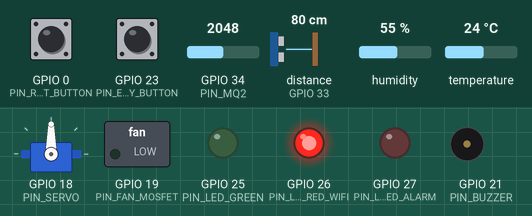
This sketch was run on a simulated ESP32. On the bench: servo, switched loads named in the sketch (green lamp = pin HIGH), output pins drawn as LEDs (lit = HIGH), buzzer (waves = sounding). Wiring (inferred from the names in the program): ultrasonic range finder: trigger GPIO 32; echo GPIO 33. The inputs (shaded band) are chosen by the test bench; at power-on: GPIO 23 (PIN_EMERGENCY_BUTTON) HIGH, GPIO 0 (PIN_RESET_BUTTON) HIGH, GPIO 34 (PIN_MQ2) = 2048, temperature 24 °C, distance to the obstacle (sensor on GPIO 33) 80 cm, humidity 55 %. The echo pulse lasts 58.3 µs per cm; WiFi joins after 1.5 s; servers stay silent unless stated; uploads are accepted with an empty reply; pins used as bus, display or sensor lines are not drawn; what the sketch prints to the serial monitor is not drawn.

Above: at 2.7 s.
2.8 s: GPIO 23 (PIN_EMERGENCY_BUTTON) pulled LOW for 0.15 s
At 4.2 s:
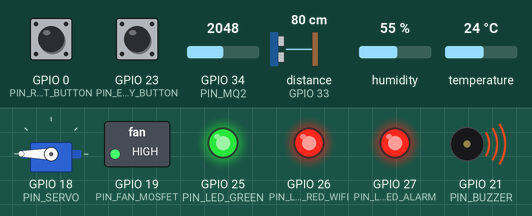
10.4 s: GPIO 0 (PIN_RESET_BUTTON) pulled LOW for 1 s
At 12.4 s:
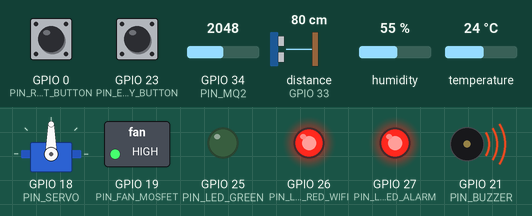
13.9 s: GPIO 34 (PIN_MQ2) set to 1537
16.4 s: GPIO 34 (PIN_MQ2) set to 1463
At 18.6 s:
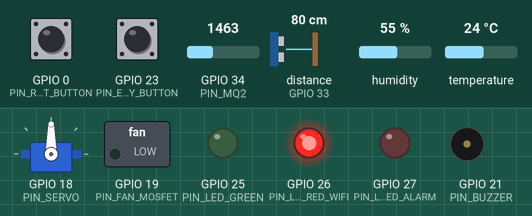
19.8 s: temperature set to 30 °C
22.5 s: temperature set to 33 °C
At 24.9 s:
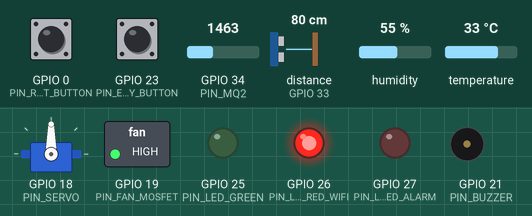
Timing chart, 0 to 26.4 s (numbered marks = the images above; inputs shaded):
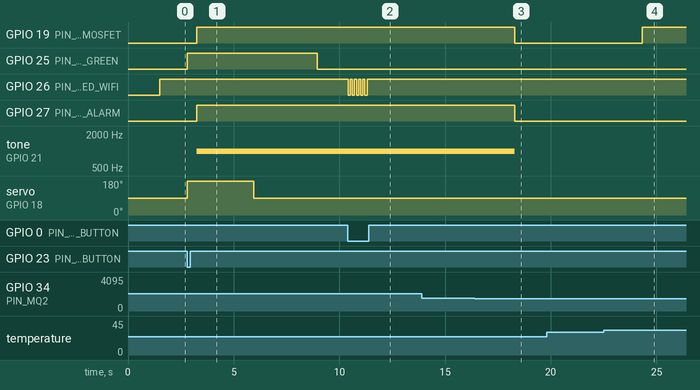

Measured:
- the behaviour switches between 1501 and 1500 on GPIO 34 (PIN_MQ2) (found by bisection; images 2 and 3)
- the behaviour switches between 31 and 32 °C on temperature (found by bisection; images 3 and 4)
- after the input at 2.8 s, GPIO 25 (PIN_LED_GREEN): LOW → HIGH at once, → LOW 6.2 s later; servo on GPIO 18 (PIN_SERVO): 90° → 180° at once, → 90° 3.1 s later
- after the input at 10.4 s, GPIO 26 (PIN_LED_RED_WIFI): alternates HIGH for 0.10 s and LOW for 0.10 s, 10 changes in all, then stays HIGH, starting at once
- after the input at 13.9 s, every drawn part: stays the same
- after the input at 16.4 s, GPIO 19 (PIN_FAN_MOSFET), GPIO 27 (PIN_LED_RED_ALARM): HIGH → LOW after 1.9 s; tone on GPIO 21 (PIN_BUZZER): 1000 Hz → silent after 1.9 s
- after the input at 19.8 s, every drawn part: stays the same
- after the input at 22.5 s, GPIO 19 (PIN_FAN_MOSFET): LOW → HIGH after 1.8 s

The sketch:

miniproject_Room.ino
```cpp
#include <WiFi.h>
#include <WiFiManager.h>
#include <ESP32Servo.h>
#include <DHT.h>
#include <HTTPClient.h>
#include <ArduinoJson.h>
#include "soc/soc.h"
#include "soc/rtc_cntl_reg.h"

#define DHTTYPE DHT11

// --- กำหนดขา Pin ---
#define TRIG_PIN 32
#define ECHO_PIN 33
#define PIN_DHT 4
#define PIN_MQ2 34
#define PIN_SERVO 18
#define PIN_FAN_MOSFET 19
#define PIN_BUZZER 21
#define PIN_LED_GREEN 25
#define PIN_LED_RED_WIFI 26
#define PIN_LED_RED_ALARM 27
#define PIN_RESET_BUTTON 0
#define PIN_EMERGENCY_BUTTON 23

// --- Config ---
const int DISTANCE_THRESHOLD = 10;
const int DOOR_MOVE_TIME = 3000;
const int SERVO_OPEN_DIR = 180;
const int SERVO_CLOSE_DIR = 90;
const int GAS_THRESHOLD = 1500;

// --- Define Door States ---
#define STATE_CLOSED 0
#define STATE_OPEN 1
#define STATE_OPENING 2
#define STATE_CLOSING 3

DHT dht(PIN_DHT, DHTTYPE);
Servo myServo;
WiFiManager wm;

// *** อย่าลืมเช็ค IP ให้ตรง ***
const char* url_save = "http://172.24.163.159/iot-miniproj/save_data.php";
const char* url_get  = "http://172.24.163.159//iot-miniproj/get_status.php";

// ตัวแปรสถานะ
int doorStatus = STATE_CLOSED;
int fanStatus = 0;
int buzzerStatus = 0;

// ตัวแปรเก็บค่า Sensor
float currentTemp = 0.0;
float currentHum = 0.0;
int currentGas = 0;

// ตัวแปรจากเว็บ
int web_buzzer = 0;
int web_fan = 0;
int web_door = 0;

// ตัวแปรจับเวลา (millis)
unsigned long lastMotionTime = 0;
unsigned long lastServerUpdate = 0;
unsigned long doorMoveStartTime = 0;

int consecutiveDetectCount = 0;

void setup() {
  WRITE_PERI_REG(RTC_CNTL_BROWN_OUT_REG, 0);
  setCpuFrequencyMhz(80);
  Serial.begin(115200); // *** เปิด Serial Monitor ที่ความเร็วนี้ ***

  pinMode(TRIG_PIN, OUTPUT);
  pinMode(ECHO_PIN, INPUT);
  pinMode(PIN_FAN_MOSFET, OUTPUT);
  pinMode(PIN_BUZZER, OUTPUT);
  pinMode(PIN_LED_GREEN, OUTPUT);
  pinMode(PIN_LED_RED_WIFI, OUTPUT);
  pinMode(PIN_LED_RED_ALARM, OUTPUT);
  pinMode(PIN_RESET_BUTTON, INPUT_PULLUP);
  pinMode(PIN_EMERGENCY_BUTTON, INPUT_PULLUP);

  myServo.attach(PIN_SERVO);
  myServo.write(SERVO_CLOSE_DIR);
  digitalWrite(PIN_LED_GREEN, LOW);

  dht.begin();

  wm.setConfigPortalBlocking(false);
  if (!wm.autoConnect("SmartRoom_ESP")) {
    Serial.println("Offline Mode");
    digitalWrite(PIN_LED_RED_WIFI, LOW);
  } else {
    Serial.println("WiFi Connected!");
    digitalWrite(PIN_LED_RED_WIFI, HIGH);
  }
}

long readDistance() {
  digitalWrite(TRIG_PIN, LOW); delayMicroseconds(2);
  digitalWrite(TRIG_PIN, HIGH); delayMicroseconds(10);
  digitalWrite(TRIG_PIN, LOW);

  long duration = pulseIn(ECHO_PIN, HIGH, 30000);
  long dist = duration * 0.034 / 2;

  if (dist == 0 || dist > 400) return 999;
  return dist;
}

int readGasSmoothed() {
  long sum = 0;
  int samples = 10;
  for(int i=0; i<samples; i++) {
    sum += analogRead(PIN_MQ2);
    delay(2);
  }
  return (int)(sum / samples);
}

void checkResetWiFi() {
  if (digitalRead(PIN_RESET_BUTTON) == LOW) {
    unsigned long startPress = millis();
    bool resetFlag = false;
    while (digitalRead(PIN_RESET_BUTTON) == LOW) {
      if (millis() - startPress > 5000) { resetFlag = true; break; }
      digitalWrite(PIN_LED_RED_WIFI, !digitalRead(PIN_LED_RED_WIFI));
      delay(100);
    }
    if (resetFlag) {
      digitalWrite(PIN_LED_RED_WIFI, HIGH); tone(PIN_BUZZER, 2000, 500);
      wm.resetSettings(); delay(1000); ESP.restart();
    } else {
      digitalWrite(PIN_LED_RED_WIFI, (WiFi.status() == WL_CONNECTED) ? HIGH : LOW);
    }
  }
}

// ฟังก์ชันเปิดประตู (เรียกใช้เมื่อมี Trigger)
void triggerOpenDoor() {
  if (doorStatus == STATE_CLOSED || doorStatus == STATE_CLOSING) {
    // ปริ้นท์สถานะว่ากำลังจะเปิด (เหตุผลปริ้นท์ก่อนเรียกฟังก์ชันนี้)
    myServo.write(SERVO_OPEN_DIR);
    doorMoveStartTime = millis();
    doorStatus = STATE_OPENING;
    digitalWrite(PIN_LED_GREEN, HIGH);
  }
}

void triggerCloseDoor() {
  if (doorStatus == STATE_OPEN || doorStatus == STATE_OPENING) {
    Serial.println(">>> Closing Door (Auto or Command)"); // Debug
    myServo.write(SERVO_CLOSE_DIR);
    doorMoveStartTime = millis();
    doorStatus = STATE_CLOSING;
  }
}

void processDoorState() {
  if (doorStatus == STATE_OPENING) {
    if (millis() - doorMoveStartTime >= DOOR_MOVE_TIME) {
      doorStatus = STATE_OPEN;
      Serial.println("--- Door Fully OPEN ---");
    }
  }
  else if (doorStatus == STATE_CLOSING) {
    if (millis() - doorMoveStartTime >= DOOR_MOVE_TIME) {
      doorStatus = STATE_CLOSED;
      digitalWrite(PIN_LED_GREEN, LOW);
      Serial.println("--- Door Fully CLOSED ---");
    }
  }
}

void receiveData() {
  if (WiFi.status() == WL_CONNECTED) {
    HTTPClient http;
    http.setTimeout(200);
    http.begin(url_get);
    int httpCode = http.GET();

    if (httpCode > 0) {
      String payload = http.getString();
      StaticJsonDocument<1024> doc;
      DeserializationError error = deserializeJson(doc, payload);
      if (!error && doc.containsKey("data")) {
        JsonObject data = doc["data"];
        web_door = data["door"];
        web_fan = data["fan"];
        web_buzzer = data["buzzer"];

        // *** Debug ดูค่าที่รับมาจากเว็บ ***
        Serial.print("WEB DATA -> Door: "); Serial.print(web_door);
        Serial.print(" | Fan: "); Serial.print(web_fan);
        Serial.print(" | Buzzer: "); Serial.println(web_buzzer);
      }
    }
    http.end();
  }
  // else {
  //    *** คอมเมนต์ปิดตรงนี้ เพื่อไม่ให้มันสั่งปิดเองเวลาเน็ตหลุด ***
  //    web_door = 0; web_fan = 0; web_buzzer = 0;
  // }
}

void sendData(float t, float h, int g) {
  if (WiFi.status() == WL_CONNECTED) {
    HTTPClient http;
    http.setTimeout(200);
    http.begin(url_save);
    http.addHeader("Content-Type", "application/json");
    StaticJsonDocument<200> doc;
    doc["t"] = t; doc["h"] = h; doc["s"] = g;
    // ส่งสถานะปัจจุบันกลับไป (เพื่อให้ PHP รู้ว่าประตูเปิดอยู่หรือเปล่า)
    doc["door"] = (doorStatus == STATE_OPEN || doorStatus == STATE_OPENING) ? 1 : 0;
    doc["buzzer"] = buzzerStatus;
    doc["fan"] = fanStatus;
    String body;
    serializeJson(doc, body);
    http.POST(body);
    http.end();
  }
}

void loop() {
  wm.process();
  checkResetWiFi();
  processDoorState();
  long dist = readDistance();

  // --- Web Sync & Sensor (Every 3 Seconds) ---
  if (millis() - lastServerUpdate > 3000) {
    lastServerUpdate = millis();

    float newT = dht.readTemperature();
    float newH = dht.readHumidity();
    if (!isnan(newT)) currentTemp = newT;
    if (!isnan(newH)) currentHum = newH;
    currentGas = readGasSmoothed();

    Serial.print("SENSORS -> T: "); Serial.print(currentTemp);
    Serial.print(" | H: "); Serial.print(currentHum);
    Serial.print(" | Gas: "); Serial.println(currentGas);

    digitalWrite(PIN_LED_RED_WIFI, (WiFi.status() == WL_CONNECTED) ? HIGH : LOW);
    receiveData();

    // Logic Fan (Temp OR Gas OR Web)
    if (currentTemp >= 32.0 || currentGas > GAS_THRESHOLD || web_fan == 1) {
        if(fanStatus == 0) Serial.println(">>> Fan ON"); // Debug
        digitalWrite(PIN_FAN_MOSFET, HIGH); fanStatus = 1;
    } else {
        if(fanStatus == 1) Serial.println(">>> Fan OFF"); // Debug
        digitalWrite(PIN_FAN_MOSFET, LOW); fanStatus = 0;
    }

    // Logic Gas Alarm
    if (currentGas > GAS_THRESHOLD || web_buzzer == 1) {
        digitalWrite(PIN_LED_RED_ALARM, HIGH); tone(PIN_BUZZER, 1000); buzzerStatus = 1;
    } else {
        digitalWrite(PIN_LED_RED_ALARM, LOW); noTone(PIN_BUZZER); buzzerStatus = 0;
    }

    sendData(currentTemp, currentHum, currentGas);
  }

  // =========================================================
  // 🔥 [DEBUG ZONE] ส่วนเช็คสาเหตุการเปิดประตู 🔥
  // =========================================================

  // 1. เช็คปุ่มกดฉุกเฉิน
  if (digitalRead(PIN_EMERGENCY_BUTTON) == LOW) {
    if (doorStatus == STATE_CLOSED) {
        Serial.println("📢 REASON: Emergency Button Pressed! (ปุ่มกด)");
        triggerOpenDoor();
    }
    lastMotionTime = millis();
  }
  // 2. เช็คคำสั่งจากเว็บ (web_door)
  else if (web_door == 1) {
    if (doorStatus == STATE_CLOSED) {
        Serial.println("📢 REASON: Web Command! (สั่งจากเว็บ)");
        triggerOpenDoor();
    }
    lastMotionTime = millis();
  }
  // 3. เช็คเซนเซอร์ Ultrasonic
  else {
    if (dist != 999 && dist < DISTANCE_THRESHOLD) {
      consecutiveDetectCount++;
    } else {
      consecutiveDetectCount = 0;
    }

    if (consecutiveDetectCount >= 3) {
      if (doorStatus == STATE_CLOSED) {
          Serial.print("📢 REASON: Ultrasonic Sensor! Dist: ");
          Serial.print(dist);
          Serial.println(" cm (เจอคน)");
          triggerOpenDoor();
      }
      lastMotionTime = millis();
    }

    // ปิดประตูอัตโนมัติ (ถ้าไม่มีอะไรขวาง + เวลาผ่านไป 3 วิ)
    if (doorStatus == STATE_OPEN) {
       if (millis() - lastMotionTime > 3000) {
          triggerCloseDoor();
          consecutiveDetectCount = 0;
       }
    }
    delay(10);
  }
}
```
